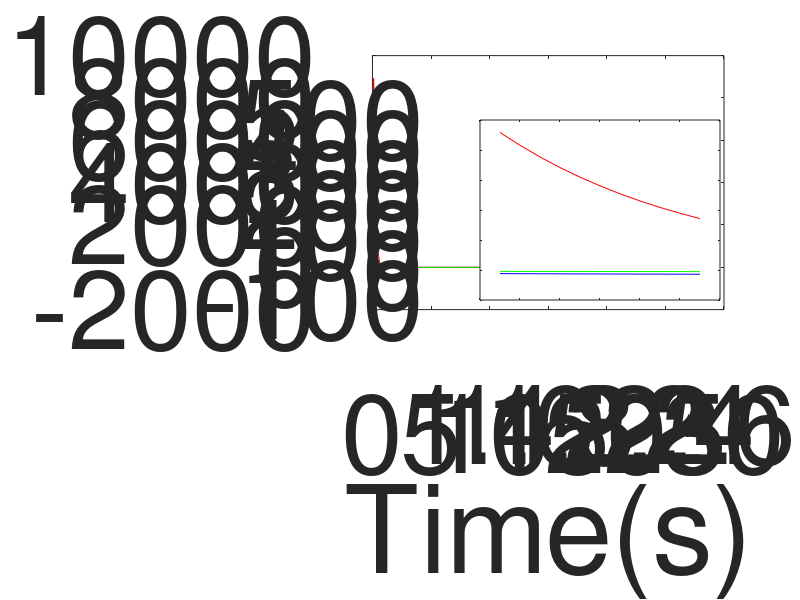

This figure's MATLAB source:
data = load('s3_cs.mat');
t_arr = data.t_arr;
i=3;
sm_vx_infimum = data.sm_infimum_arr(i,:);
sm_vx_supremum = data.sm_supremum_arr(i,:);
prad_vx_infimum = data.prad_infimum_arr(i,:);
prad_vx_supremum = data.prad_supremum_arr(i,:);
hinf_vx_infimum = data.hinf_infimum_arr(i,:);
hinf_vx_supremum = data.hinf_supremum_arr(i,:);
z_arr = data.z_arr(i,:);
fontSize = 80;
titles = ["X", "Y", "Velocity_x","Velocity_y","Acceleration_x",...
    "Acceleration_y"];
fig_index = 1;
set(gcf, 'DefaultAxesFontSize', fontSize);
set(gcf, 'Position', get(0, 'Screensize'));
% f= figure(fig_index);
% plot(t_arr, sm_vx_infimum, 'b');
% hold on;
% plot(t_arr, sm_vx_supremum, 'r');
% hold on;
% plot(t_arr, z_arr, 'g');
% xlabel('Time(s)');
% ylabel('Velocity_x');
% %legend('Lower Bound', 'Upper Bound','True Value', 'Location', 'NorthOutside', 'Orientation', 'horizontal');
% saveas(f,'sm.eps', 'epsc'); 

% fig_index = fig_index+1;
% set(gcf, 'DefaultAxesFontSize', fontSize);
% set(gcf, 'Position', get(0, 'Screensize'));
% f2= figure(fig_index);
% plot(t_arr, prad_vx_infimum, 'b');
% hold on;
% plot(t_arr, prad_vx_supremum, 'r');
% hold on;
% plot(t_arr, z_arr, 'g');
% xlabel('Time(s)');
% %ylabel('Velocity_x');
% %legend('Lower Bound', 'Upper Bound','True Value', 'Location', 'NorthOutside', 'Orientation', 'horizontal');
% 
% axes('Position', [.6 .5 .3 .3])
% box on;  
% plot(t_arr(50:80), prad_vx_infimum(50:80),'b');
% hold on;
% plot(t_arr(50:80), prad_vx_supremum(50:80),'r');
% hold on;
% plot(t_arr(50:80), z_arr(50:80),'g');
% saveas(f2,'prad.eps', 'epsc'); 

% 
% 
% % fig_index = fig_index+1;
set(gcf, 'DefaultAxesFontSize', fontSize);
set(gcf, 'Position', get(0, 'Screensize'));
f3= figure(fig_index);
plot(t_arr, hinf_vx_infimum, 'b');
hold on;
plot(t_arr, hinf_vx_supremum, 'r');
hold on;
plot(t_arr, z_arr, 'g');
xlabel('Time(s)');
%ylabel('Velocity_x');
%legend('Lower Bound', 'Upper Bound','True Value', 'Location', 'NorthOutside', 'Orientation', 'horizontal');

axes('Position', [.6 .5 .3 .3])
box on;  
plot(t_arr(16:26), prad_vx_infimum(16:26),'b');
hold on;
plot(t_arr(16:26), prad_vx_supremum(16:26),'r');
hold on;
plot(t_arr(16:26), z_arr(16:26),'g');

set(gcf, 'DefaultAxesFontSize', fontSize);
set(gcf, 'Position', get(0, 'Screensize'));

saveas(f3,'hinf.eps', 'epsc'); 

